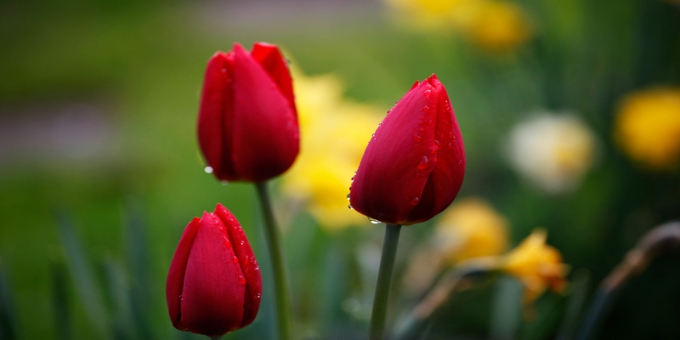
%> input picture images/flower1.jpg, 680 x 340 px
$ octave edge_difference.m   (GNU Octave 9; MATLAB toolbox functions it lacks are replaced by stand-ins)
%> lines starting %> are read from the running program, lines starting %| are printed output that depends on the picture; in (x1, y1, x2, y2) boxes, pixels count from 0 and x2, y2 are one past the last pixel; in counts of white or black regions, pixels touching at a corner belong together; the program's own positions count from 1
% Edge method 1: Difference between right and left shifted images

pkg load image;

% Read image
img = imread('../images/flower1.jpg');
%> img is the input picture: size 340x680x3 uint8; mean R, G, B 90.5, 81.4, 38.9

% Convert to grayscale
img_gray = rgb2gray(img);
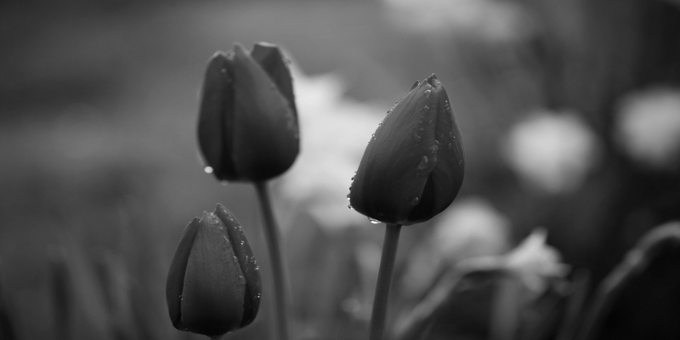
%> img_gray: size 340x680 uint8; min 2, max 254, mean 79.3

% Create a gaussian filter
h = fspecial('gaussian',[11,11], 4);

% Apply filter to smooth image
img_fltr = imfilter(img_gray, h);

% Shift Image Right one pixel
img_r = img_fltr;
img_r(:,[2:(end)]) = img_r(:, [1:(end-1)]);

% Shift Image Left one pixel
img_l =img_fltr;
img_l(:,[1:(end-1)]) = img_l(:, [2:end]);

% Difference between right and left shifted images
img_diff = double(img_r)-double(img_l);
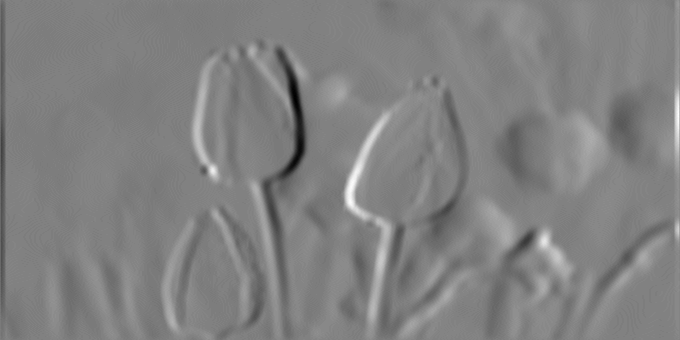
%> img_diff: size 340x680 double; min -37, max 36, mean 0; drawn with min black and max white

figure(1);
subplot(2,3,1), imshow(img)     , title('Original Image');
subplot(2,3,2), imshow(img_gray), title('Image in grayscale');
subplot(2,3,3), surf(h)         , title('Gaussian Filter');
subplot(2,3,4), imshow(img_fltr), title('Image Filtered');
subplot(2,3,5), imshow(img_diff), title('Image difference');
%> after `imshow(img_diff)`:
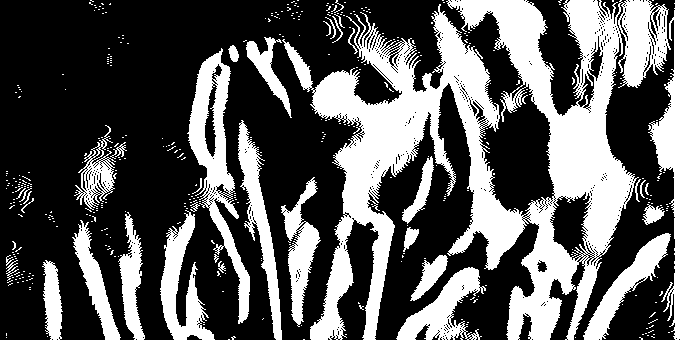
%> displayed picture: size 340x680, on the screen's scale of 0 to 255; 35.2% white; 400 white regions (362 under 20 px), largest, box (x1, y1, x2, y2) and area: (282, 0, 671, 340) 48719, (187, 48, 250, 324) 5166, (648, 0, 680, 340) 3454
%> after `title('Image difference')`:
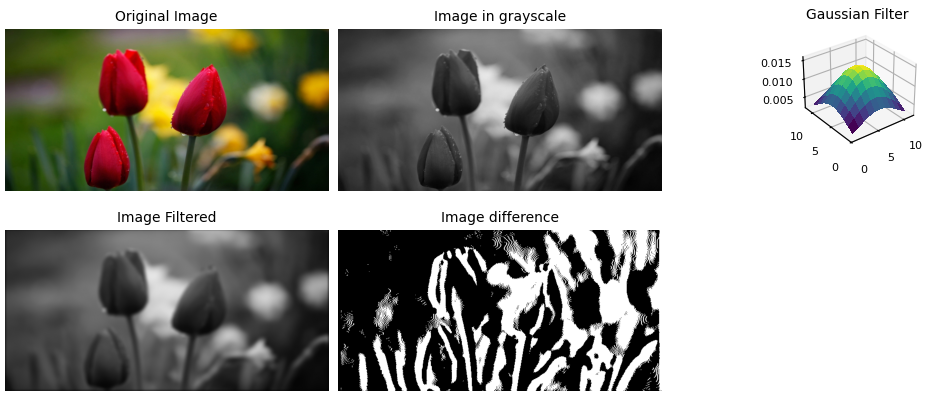
%> figure redrawn from the program's plot data, 5 panels

$ run again, with images/flower2.jpg copied over images/flower1.jpg
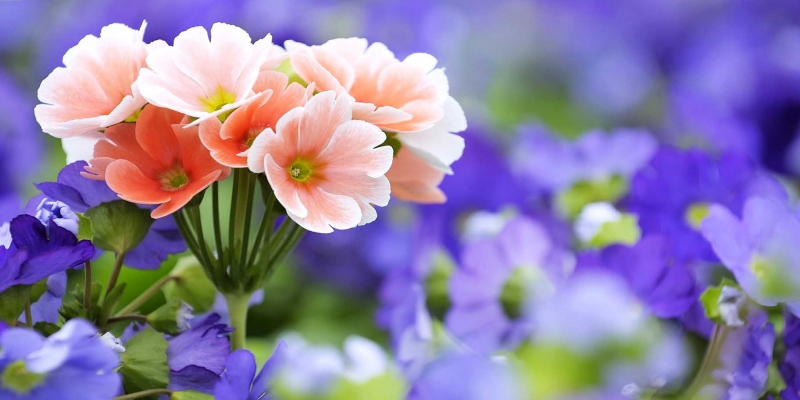
%> input picture images/flower2.jpg, 800 x 400 px
%> img is the input picture: size 400x800x3 uint8; mean R, G, B 141.2, 127.7, 167.1
%> `img_diff = double(img_r)-double(img_l);`:
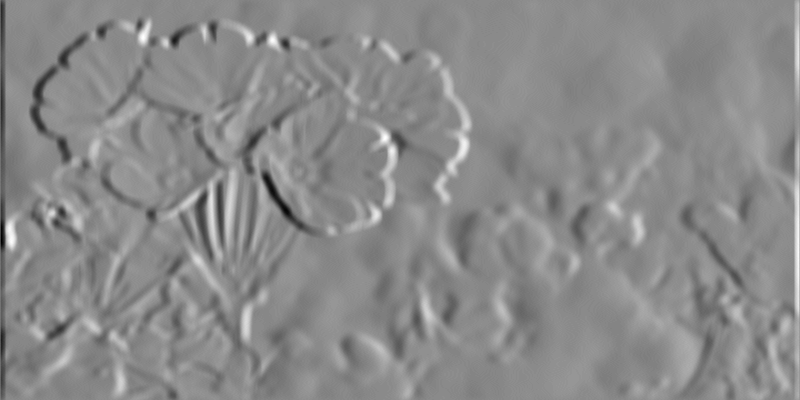
%> img_diff: size 400x800 double; min -46, max 39, mean 0; drawn with min black and max white
%> `imshow(img_diff)`:
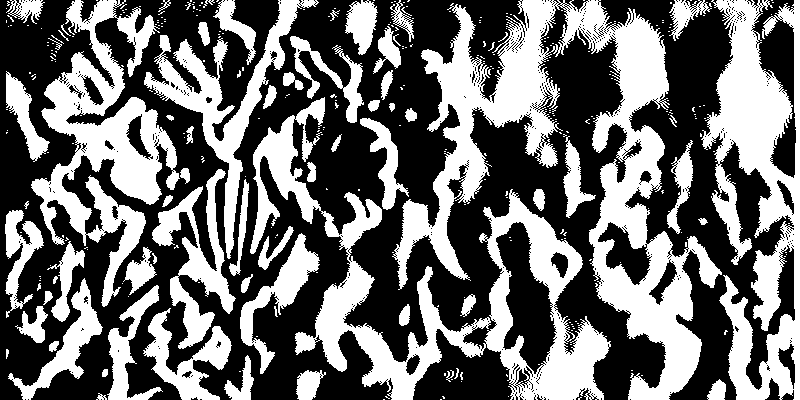
%> displayed picture: size 400x800, on the screen's scale of 0 to 255; 43.1% white; 324 white regions (256 under 20 px), largest, box (x1, y1, x2, y2) and area: (392, 0, 722, 400) 35440, (250, 97, 611, 400) 23587, (701, 0, 800, 400) 19668

$ run again, with images/2.jpg copied over images/flower1.jpg
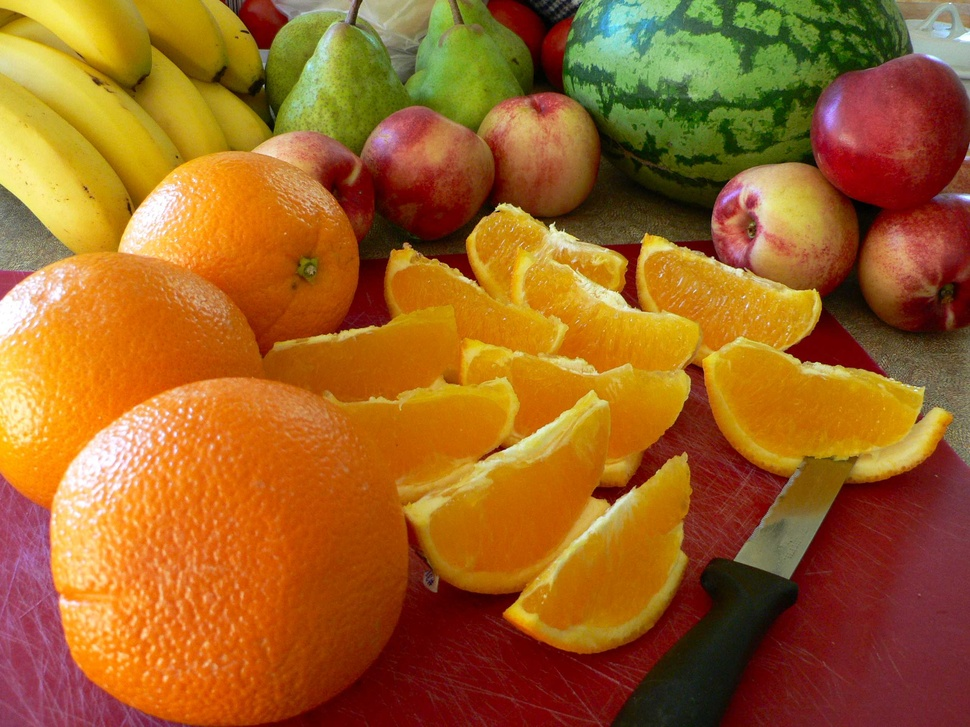
%> input picture images/2.jpg, 970 x 727 px, shrunk from 2560 x 1920 before the run
%> img is the input picture: size 727x970x3 uint8; mean R, G, B 158.5, 98.7, 35.6
%> `img_diff = double(img_r)-double(img_l);`:
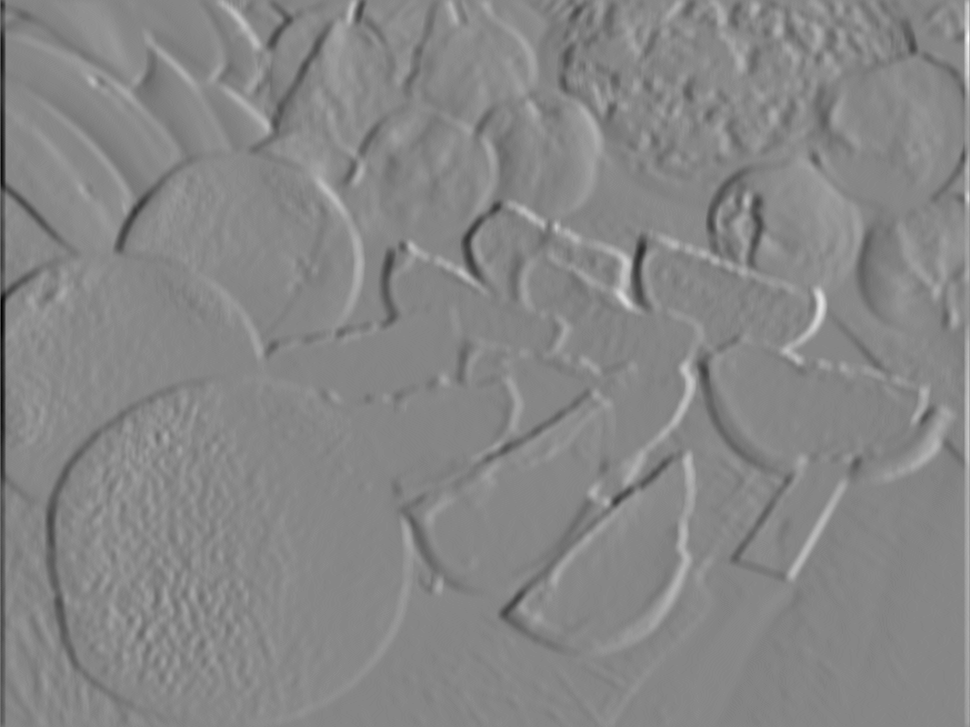
%> img_diff: size 727x970 double; min -57, max 51, mean 0.1; drawn with min black and max white
%> `imshow(img_diff)`:
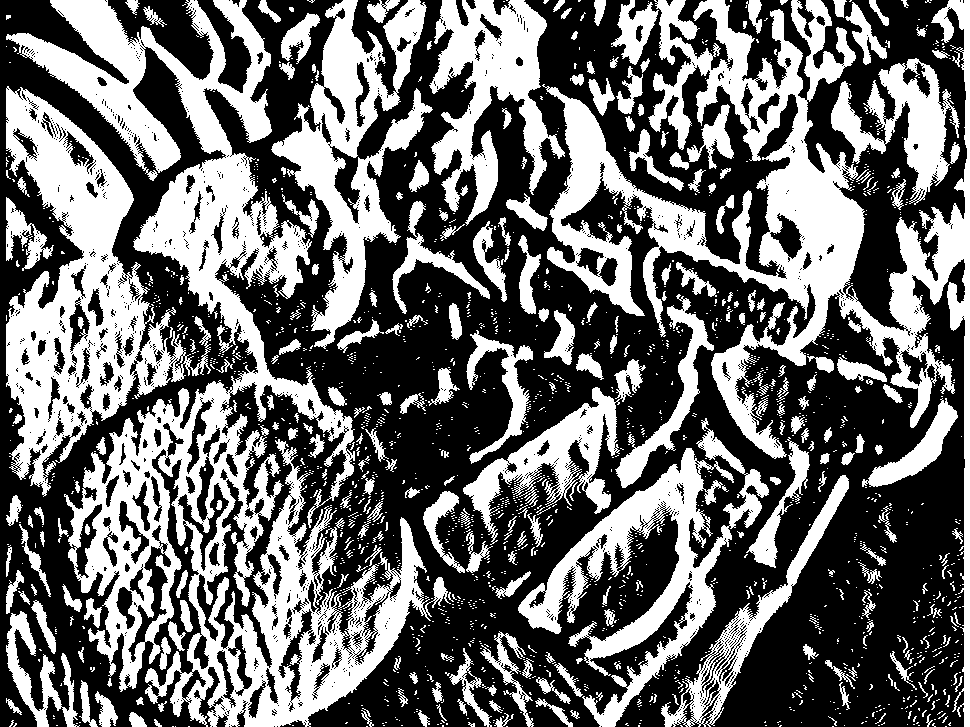
%> displayed picture: size 727x970, on the screen's scale of 0 to 255; 42.1% white; 1712 white regions (1430 under 20 px), largest, box (x1, y1, x2, y2) and area: (6, 0, 451, 727) 83118, (542, 0, 970, 727) 56157, (6, 86, 211, 497) 29911
